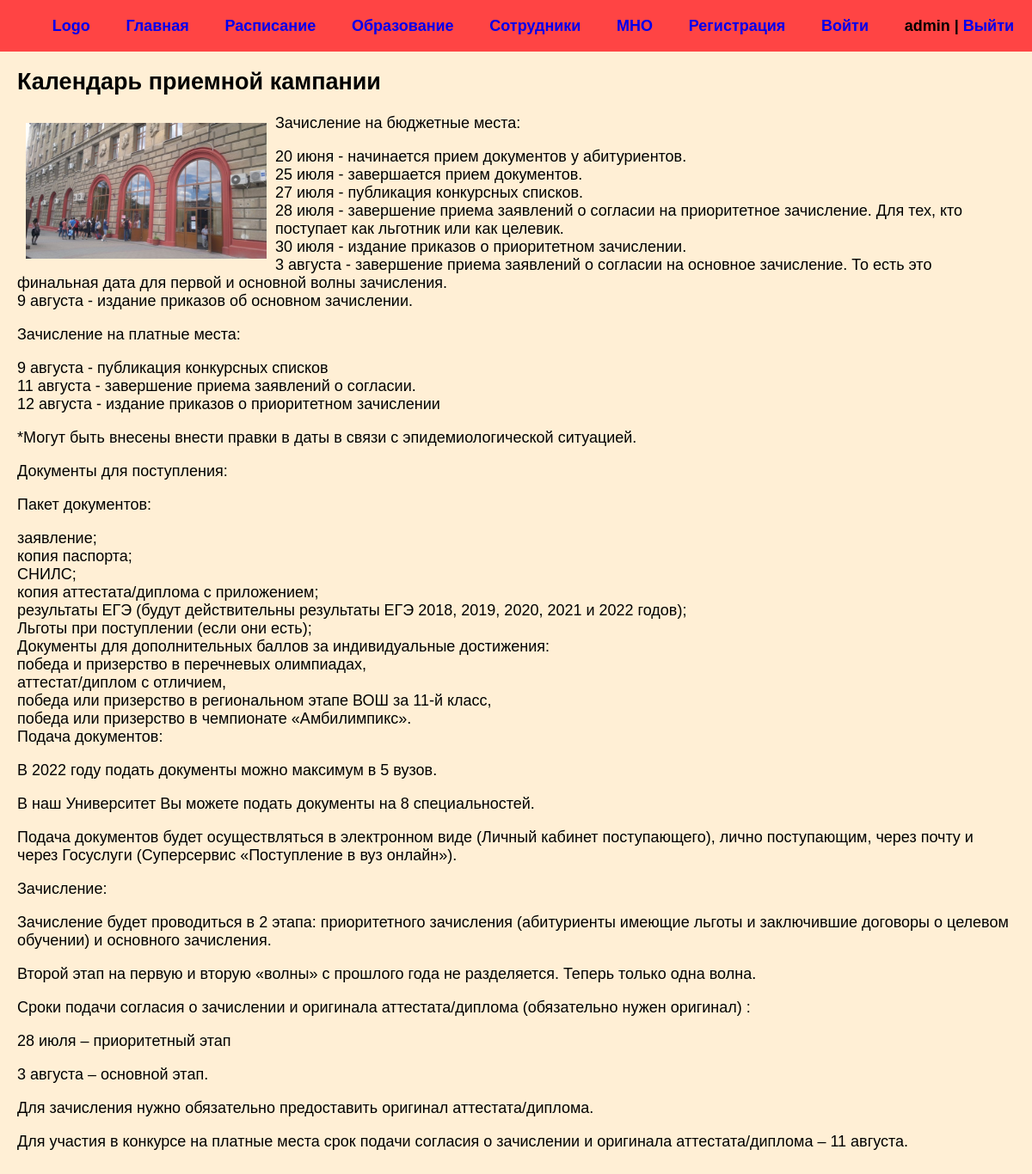
Page /post/kalendar-priemnoj-kampanii/ (signed in) on the committed database.
### department/models.py (models this page shows, shortened)
class News(models.Model):
    title = models.CharField(max_length=255, verbose_name='Название')
    slug = models.SlugField(max_length=255, unique=True, db_index=True, verbose_name='URL')
    content = models.TextField(blank=True, verbose_name='Контент')
    photo = models.ImageField(upload_to='photos/%Y/%m/%d', blank=True, verbose_name='Фото')
    time_created = models.DateTimeField(auto_now_add=True, verbose_name='Дата публикации')
    time_update = models.DateTimeField(auto_now=True, verbose_name='Дата обновления')
    is_published = models.BooleanField(default=True, verbose_name='Опубликовано')
    cat = models.ForeignKey('Category', on_delete=models.PROTECT, verbose_name='Категория')
    def __str__(self):
        return self.title
    class Meta:
        verbose_name = 'Новость'
        verbose_name_plural = 'Новости'
        ordering = ['-time_created']

### department/views.py (the view)
# urls.py: path('post/<slug:post_slug>/', ShowPost.as_view(), name='post'),
class ShowPost(DataMixin, DetailView):
    model = News
    template_name = 'department/post.html'
    context_object_name = 'post'
    slug_url_kwarg = 'post_slug'
    def get_context_data(self, *, object_list=None, **kwargs):
        context = super().get_context_data(**kwargs)
        c_def = self.get_user_context(title=context['post'])
        return dict(list(context.items()) + list(c_def.items()))

### department/utils.py (called while the page is built)
    def get_user_context(self, **kwargs):
        context = kwargs
        cats = Category.objects.all()
        user_menu = menu.copy()
        if not self.request.user.is_authenticated:
            user_menu.pop(1)
        context['menu'] = user_menu
        context['cats'] = cats
        return context

### department/templates/department/post.html
{% extends 'department/base.html'%}
{% block content %}
<div class="post">
    <h2>{{ post.title }}</h2>
    {% if post.photo %}
    <a href=""><img src="{{ post.photo.url}}" alt="" class="image"></a>
    {% endif %}
    {{ post.content | linebreaks }}
</div>
{% endblock %}

### department/templates/department/base.html (shortened to what this page needs)
<!DOCTYPE html>
{% load static %}
<html lang="ru">
<head>
    <link rel="stylesheet" href="{% static 'css/style.css' %}">
</head>
<body>
<div class="header">
    <div class="wrap">
        <ul class="mainmenu">
            <li class="logo"><a href="{% url 'index' %}">Logo</a></li>
            {% for m in menu %}
            <li class="last"><a href="{% url m.url_name %}">{{ m.title }}</a></li>
            {% endfor %}
            {% if request.user.is_authenticated %}
            <li class="last">{{ user.username }} | <a href="{% url 'loginuser' %}">Выйти</a></li>
            {% else %}
            <li class="last"><a href="{% url 'signupuser' %}">Регистрация</a> | <a
                    href="{% url 'loginuser' %}">Войти</a></li>
            {% endif %}
        </ul>
    </div>
</div>
<div class="main">
    {% block content %}
    {% endblock %}
</div>
</body>
</html>

### department/static/css/style.css (style rules this page uses)
body { background: #FFEFD5; margin: 0; padding: 0; font-family: Verdana, Geneva, Tahoma, sans-serif; }
.wrap { max-width: 1480px; margin: 0 auto; }
.mainmenu { display: flex; align-items: center; font-size: 18px; font-weight: bold; justify-content: space-around; background: #FF4444; height: 60px; margin: 0; }
ul { list-style: none; }
a { text-decoration: none; }
.image { width: 120px; float: left; padding: 10px; box-sizing: border-box; }
.post h2 { margin-top: 0; }
.post { font-size: 18px; padding: 20px; box-sizing: border-box; }
.post img { width: 300px; }

### rows in the picture
News: title "Календарь приемной кампании", photo (picture), content "Зачисление на бюджетные места: 20 июня - начинается прием документов у абитуриентов. 25 июля - завершается прием документов. 27 июля - публикация конкурсных списков. 28 июля - завершение приема заявлений о согласии на приоритетное зачисление. Для тех, кто поступает как льготник или как целевик. 30 июля - издание приказов о приоритетном зачислении. 3 августа - завершение приема заявлений о согласии на основное зачисление. То есть это финальная дата для первой и основной волны зачисления. 9 августа - издание приказов об основном зачислении. Зачисление на платные места: 9 августа - публикация конкурсных списков 11 августа - завершение приема заявлений о согласии. 12 августа - издание приказов…"

### other values in the picture
{{ m.title }} "Главная" "Расписание" "Образование" "Сотрудники" "МНО" "Регистрация" "Войти"
{{ user.username }} "admin"
